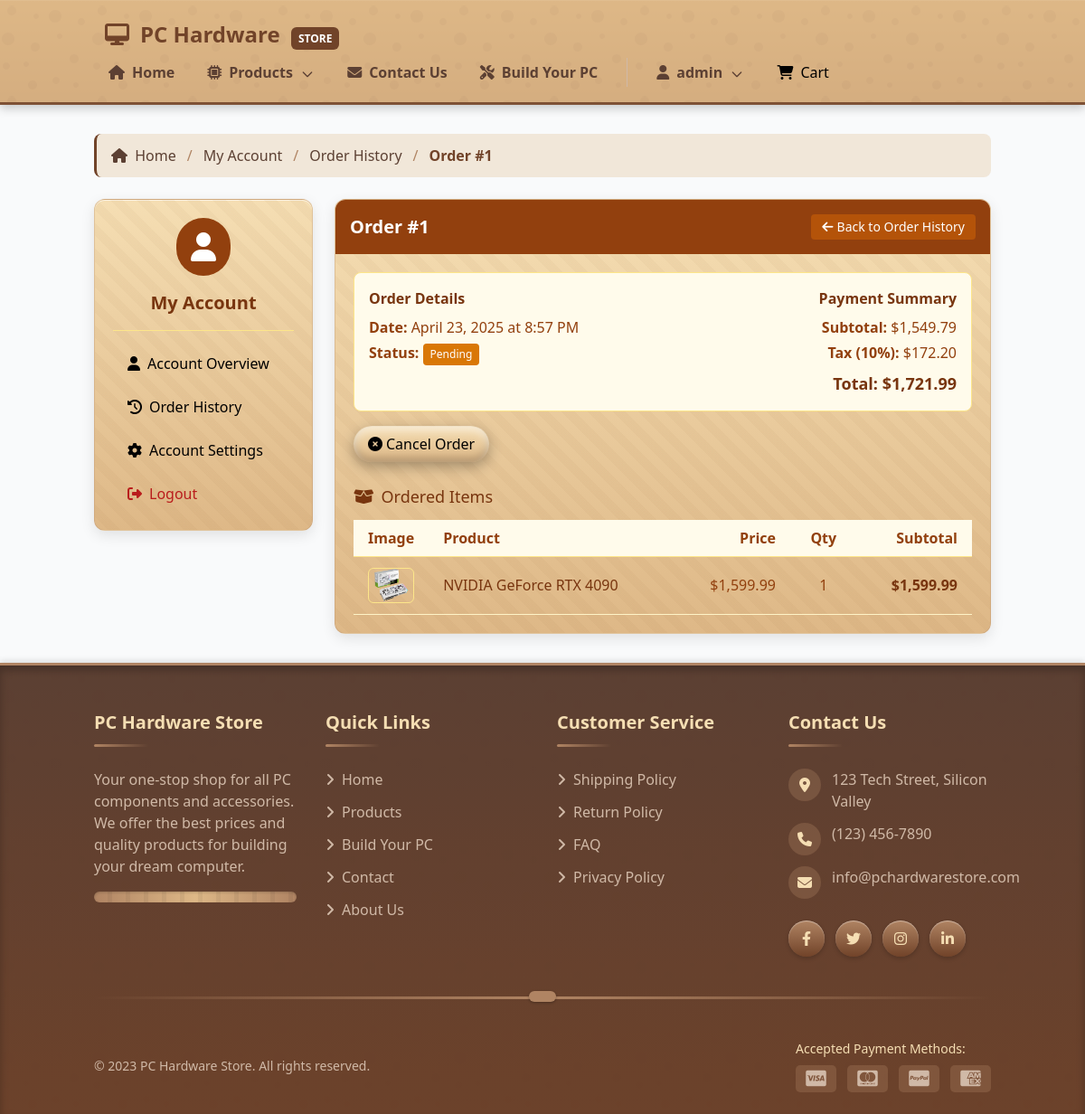
/order_details.php?id=1 (signed in), run on the app's committed database.
### tables this page shows
CREATE TABLE `orders` (
  `id` int(11) NOT NULL,
  `user_id` int(11) DEFAULT NULL,
  `total` decimal(10,2) DEFAULT NULL,
  `status` enum('pending','processing','completed','cancelled') DEFAULT 'pending',
  `created_at` timestamp NOT NULL DEFAULT current_timestamp()
);

CREATE TABLE `order_items` (
  `id` int(11) NOT NULL,
  `order_id` int(11) DEFAULT NULL,
  `product_id` int(11) DEFAULT NULL,
  `quantity` int(11) DEFAULT NULL,
  `price` decimal(10,2) DEFAULT NULL
);

CREATE TABLE `products` (
  `id` int(11) NOT NULL,
  `name` varchar(255) NOT NULL,
  `description` text DEFAULT NULL,
  `price` decimal(10,2) NOT NULL,
  `image` varchar(255) DEFAULT NULL,
  `category` varchar(100) DEFAULT NULL,
  `stock` int(11) DEFAULT 0,
  `socket_type` varchar(50) DEFAULT NULL,
  `ram_type` varchar(50) DEFAULT NULL,
  `wattage` int(11) DEFAULT NULL,
  `form_factor` varchar(50) DEFAULT NULL,
  `created_at` timestamp NOT NULL DEFAULT current_timestamp(),
  `refresh_rate` int(11) DEFAULT NULL
);

### order_details.php (the view, shortened to what this page needs)
<?php
require_once 'includes/db.php';
require_once 'includes/header.php';
$order_id = $_GET['id'];
$user_id = $_SESSION['user_id'];
$stmt = $pdo->prepare("
    SELECT * FROM orders
    WHERE id = ? AND user_id = ?
");
$stmt->execute([$order_id, $user_id]);
$order = $stmt->fetch();
$stmt = $pdo->prepare("
    SELECT
        p.id, p.name, p.image,
        oi.quantity, oi.price,
        (oi.quantity * oi.price) AS subtotal
    FROM order_items oi
    JOIN products p ON oi.product_id = p.id
    WHERE oi.order_id = ?
");
$stmt->execute([$order_id]);
$items = $stmt->fetchAll();
?>
<div class="container mx-auto px-4 py-8">
    <div class="wood-breadcrumbs mb-6">
        <div class="wood-breadcrumb-item">
            <a href="index.php"><i class="fas fa-home mr-1"></i> Home</a>
        </div>
        <div class="wood-breadcrumb-item">
            <a href="my_account.php">My Account</a>
        </div>
        <div class="wood-breadcrumb-item">
            <a href="order_history.php">Order History</a>
        </div>
        <div class="wood-breadcrumb-item active">
            Order #<?= $order['id'] ?>
        </div>
    </div>
    <div class="flex flex-col md:flex-row gap-6">
        <div class="w-full md:w-1/4">
            <div class="wood-card overflow-hidden">
                <div class="wooden-texture-overlay"></div>
                <div class="p-5 text-center relative z-10">
                    <div class="mb-4 mx-auto">
                        <span class="bg-amber-800 rounded-full p-4 text-white inline-flex items-center justify-center">
                            <i class="fas fa-user fa-2x"></i>
                        </span>
                </div>
                    <h5 class="text-xl font-bold text-amber-900 mb-1">My Account</h5>
                    <hr class="my-4 border-amber-200">
                    <ul class="nav flex-col space-y-2">
                        <li class="nav-item">
                            <a class="wood-nav-link w-full py-2 px-4 flex items-center hover:bg-amber-100 transition-colors rounded" href="my_account.php">
                                <i class="fas fa-user mr-2"></i> Account Overview
                            </a>
                        </li>
                        <li class="nav-item">
                            <a class="wood-nav-link w-full py-2 px-4 flex items-center hover:bg-amber-100 transition-colors rounded" href="order_history.php">
                                <i class="fas fa-history mr-2"></i> Order History
                            </a>
                        </li>
                        <li class="nav-item">
                            <a class="wood-nav-link w-full py-2 px-4 flex items-center hover:bg-amber-100 transition-colors rounded" href="edit_account.php">
                                <i class="fas fa-cog mr-2"></i> Account Settings
                            </a>
                        </li>
                        <li class="nav-item">
                            <a class="wood-nav-link w-full py-2 px-4 flex items-center hover:bg-red-100 text-red-700 transition-colors rounded" href="logout.php">
                                <i class="fas fa-sign-out-alt mr-2"></i> Logout
                            </a>
                        </li>
                    </ul>
                </div>
            </div>
        </div>
        <div class="w-full md:w-3/4">
            <div class="wood-card overflow-hidden">
                <div class="wooden-texture-overlay"></div>
                <div class="relative z-10">
                    <div class="p-4 bg-amber-800 text-white flex justify-between items-center">
                        <h4 class="text-xl font-bold mb-0">Order #<?= $order['id'] ?></h4>
                        <a href="order_history.php" class="px-3 py-1 bg-amber-700 hover:bg-amber-600 text-white rounded transition-colors text-sm flex items-center">
                            <i class="fas fa-arrow-left mr-1"></i> Back to Order History
                        </a>
                    </div>
                    <div class="p-5">
                        <div class="mb-6">
                            <div class="flex flex-col md:flex-row justify-between bg-amber-50 p-4 rounded-lg border border-amber-200">
                                <div class="mb-4 md:mb-0">
                                    <h5 class="text-amber-900 font-bold mb-2">Order Details</h5>
                                    <p class="mb-1 text-amber-800"><strong>Date:</strong> <?= date('F j, Y \a\t g:i A', strtotime($order['created_at'])) ?></p>
                                    <p class="mb-1 text-amber-800"><strong>Status:</strong>
                                        <span class="inline-block px-2 py-1 rounded text-white text-xs <?=
                                            ($order['status'] == 'completed') ? 'bg-green-600' :
                                            (($order['status'] == 'cancelled') ? 'bg-red-600' : 'bg-amber-600')
                                        ?>">
                                            <?= ucfirst($order['status']) ?>
                                        </span>
                                    </p>
                                </div>
                                <div class="text-right">
                                    <h5 class="text-amber-900 font-bold mb-2">Payment Summary</h5>
                                    <p class="mb-1 text-amber-800"><strong>Subtotal:</strong> $<?= number_format($order['total'] * 0.9, 2) ?></p>
                                    <p class="mb-1 text-amber-800"><strong>Tax (10%):</strong> $<?= number_format($order['total'] * 0.1, 2) ?></p>
                                    <p class="text-lg mt-2 font-bold text-amber-900"><strong>Total:</strong> $<?= number_format($order['total'], 2) ?></p>
        </div>
    </div>
    <?php if ($order['status'] === 'pending'): ?>
        <div class="mt-4">
            <button id="showCancelModal" class="wooden-cart-button bg-red-600 hover:bg-red-700 mt-3 flex items-center justify-center w-full md:w-auto px-4 py-2">
                <i class="fas fa-times-circle mr-1"></i> Cancel Order
            </button>
        </div>
    <?php endif; ?>
                        </div>
                        <div>
                            <h5 class="flex items-center text-lg text-amber-900 mb-3">
                                <i class="fas fa-box-open mr-2"></i> Ordered Items
                            </h5>
                            <div class="overflow-x-auto">
                                <table class="w-full min-w-full">
                                    <thead>
                                        <tr class="bg-amber-50 text-amber-800 border-b border-amber-200">
                                            <th class="px-4 py-2 text-left" width="80">Image</th>
                                            <th class="px-4 py-2 text-left">Product</th>
                                            <th class="px-4 py-2 text-right">Price</th>
                                            <th class="px-4 py-2 text-center">Qty</th>
                                            <th class="px-4 py-2 text-right">Subtotal</th>
                </tr>
            </thead>
            <tbody>
                <?php foreach ($items as $item): ?>
                                            <tr class="border-b border-amber-100">
                                                <td class="px-4 py-3">
                            <img src="assets/images/products/<?= htmlspecialchars($item['image']) ?>"
                                                        class="rounded-md border border-amber-200" width="60" alt="<?= htmlspecialchars($item['name']) ?>">
                        </td>
                                                <td class="px-4 py-3 text-amber-900 font-medium"><?= htmlspecialchars($item['name']) ?></td>
                                                <td class="px-4 py-3 text-right text-amber-800">$<?= number_format($item['price'], 2) ?></td>
                                                <td class="px-4 py-3 text-center text-amber-800"><?= $item['quantity'] ?></td>
                                                <td class="px-4 py-3 text-right font-bold text-amber-900">$<?= number_format($item['subtotal'], 2) ?></td>
                    </tr>
                <?php endforeach; ?>
            </tbody>
        </table>
                            </div>
                        </div>
                    </div>
                </div>
            </div>
        </div>
    </div>
</div>
<?php require_once 'includes/footer.php'; ?>

### assets/css/style.css (style rules this page uses)
:root { --wood-dark: #5c4033; --wood-medium: #714329; --wood-light: #b08463; --wood-lighter: #deb887; --wood-lightest: #f5deb3; --wood-tan: #f5e0c0; --wood-accent: #c19a6b; --text-dark: #5c4033; --text-light: #f5deb3; --shadow-sm: 0 2px 4px rgba(0, 0, 0, 0.1); --shadow-md: 0 5px 15px rgba(0, 0, 0, 0.1); --shadow-lg: 0 10px 25px rgba(0, 0, 0, 0.15); --transition-fast: all 0.2s ease; --transition-normal: all 0.3s ease; --transition-smooth: all 0.4s cubic-bezier(0.175, 0.885, 0.32, 1.275); --radius-sm: 4px; --radius-md: 8px; --radius-lg: 12px; --radius-xl: 25px; }
.wooden-cart-button { position: relative; display: inline-flex; align-items: center; padding: 15px 30px; border: none; background: linear-gradient(to bottom, var(--wood-lightest), var(--wood-lighter)); border-radius: var(--radius-xl); box-shadow: inset 0 5px 10px rgba(255, 255, 255, 0.5), inset 0 -5px 10px rgba(0, 0, 0, 0.2), 0 5px 15px rgba(0, 0, 0, 0.3); cursor: pointer; transition: var(--transition-smooth); transform: perspective(500px) rotateX(5deg); transform-style: preserve-3d; width: 100%; justify-content: center; }
.wooden-cart-button::before { content: ""; position: absolute; inset: 0; background: linear-gradient( 45deg, rgba(139, 90, 43, 0.1) 25%, transparent 25%, transparent 75%, rgba(139, 90, 43, 0.1) 75% ); background-size: 10px 10px; opacity: 0.5; border-radius: var(--radius-xl); transition: var(--transition-normal); transform: translateZ(-1px); }
.wooden-texture-overlay { position: absolute; top: 0; left: 0; right: 0; bottom: 0; background-image: repeating-linear-gradient( 45deg, transparent, transparent 10px, rgba(139, 90, 43, 0.05) 10px, rgba(139, 90, 43, 0.05) 20px ); opacity: 0.5; z-index: 0; pointer-events: none; }
.wood-card { background: linear-gradient(to bottom, #f5deb3, #deb887); border-radius: 12px; box-shadow: 0 5px 15px rgba(0, 0, 0, 0.1), inset 0 1px 0 rgba(255, 255, 255, 0.6); overflow: hidden; transition: all 0.3s ease; border: 1px solid rgba(176, 132, 99, 0.3); position: relative; }
.wood-card:before { content: ''; position: absolute; top: 0; left: 0; right: 0; bottom: 0; background-image: repeating-linear-gradient( 45deg, transparent, transparent 10px, rgba(139, 90, 43, 0.03) 10px, rgba(139, 90, 43, 0.03) 20px ); opacity: 0.5; z-index: 0; }
.wood-breadcrumbs { display: flex; flex-wrap: wrap; margin-bottom: 2rem; align-items: center; padding: 0.75rem 1rem; background: rgba(222, 184, 135, 0.3); border-radius: var(--radius-md); border-left: 3px solid var(--wood-medium); }
.wood-breadcrumb-item { display: flex; align-items: center; color: var(--wood-medium); }
.wood-breadcrumb-item:not(:last-child):after { content: '/'; margin: 0 0.75rem; color: var(--wood-light); }
.wood-breadcrumb-item a { color: var(--wood-dark); font-weight: 500; transition: var(--transition-fast); }
.wood-breadcrumb-item.active { font-weight: 700; color: var(--wood-medium); }

### data on the page
orders: id "1", created_at "April 23, 2025 at 8:57 PM", status "Pending", $order['total']*0.9 "1,549.79", $order['total']*0.1 "172.20", total "1,721.99"
order_items: product.image (picture), product.name "NVIDIA GeForce RTX 4090", price "1,599.99", quantity "1", subtotal "1,599.99"

### other printed values
$_SESSION['username'] "admin"
